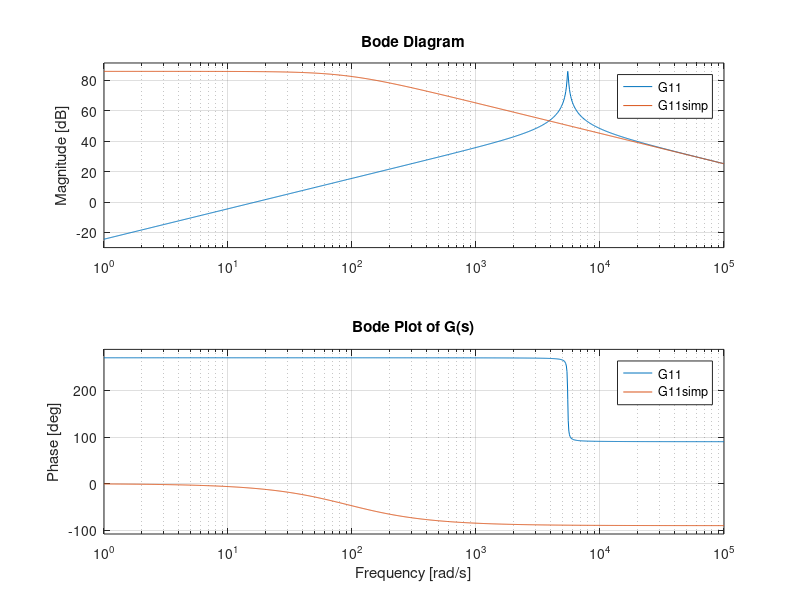

Write MATLAB code to recreate this figure.
L = 0.4137e-3;
C = 80e-6%2.16e-3;
RL = 0.03799;
fs = 70e3;
Vb= 750;
D = 0.5;

s = tf('s');
den = s^2 + (RL/L)*s + 1/(L*C);
G11 = -(Vb/L)*s / den;
G12 = -(D/L)*s  / den;
G21 =  (Vb/(L*C)) / den;
G22 =  (D/(L*C))  / den;

G = [G11 G12;
     G21 G22];

G11simp = Vb/(s*L+RL)

figure
bode(G11, G11simp)
grid on
title('Bode Plot of G(s)')